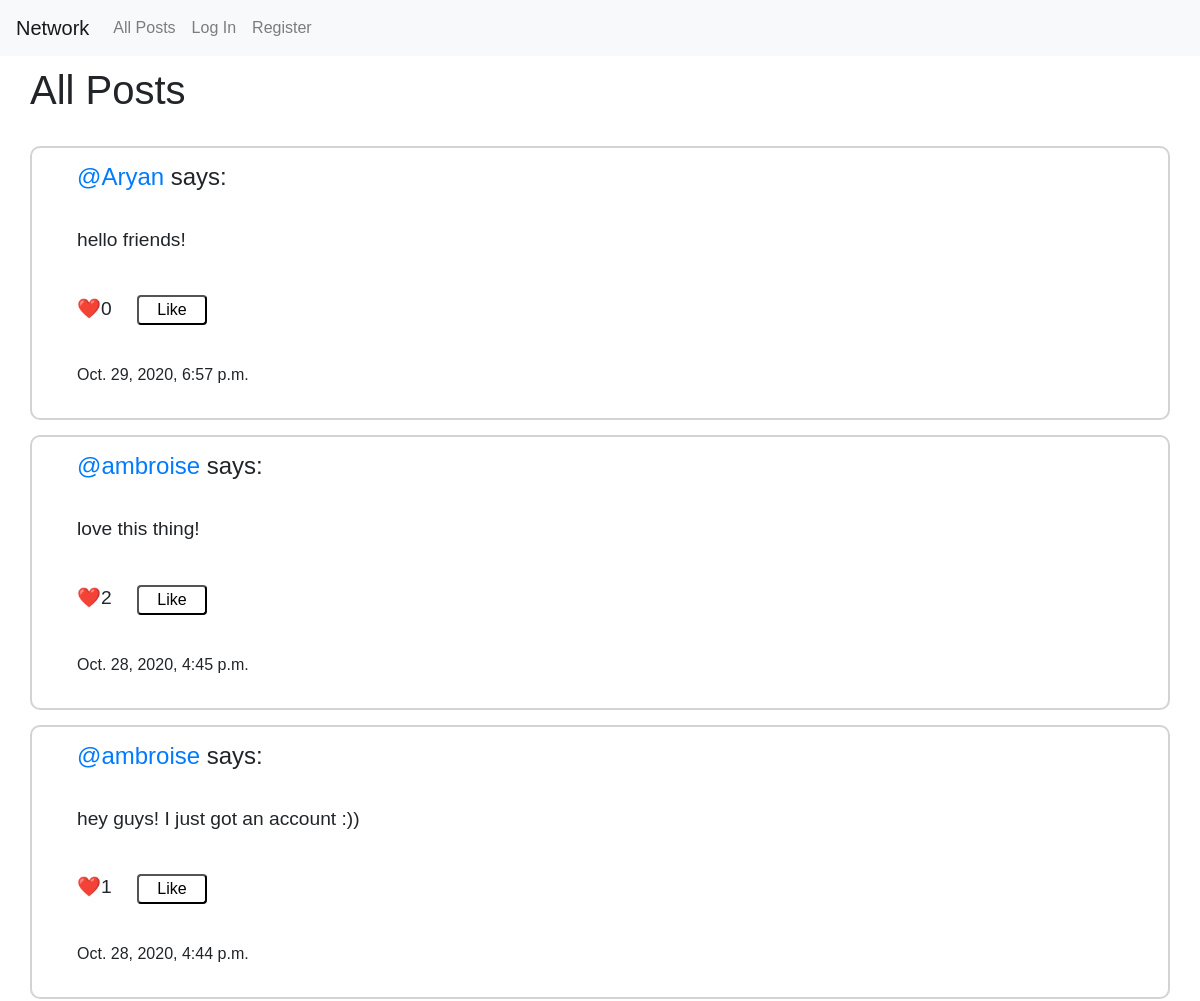
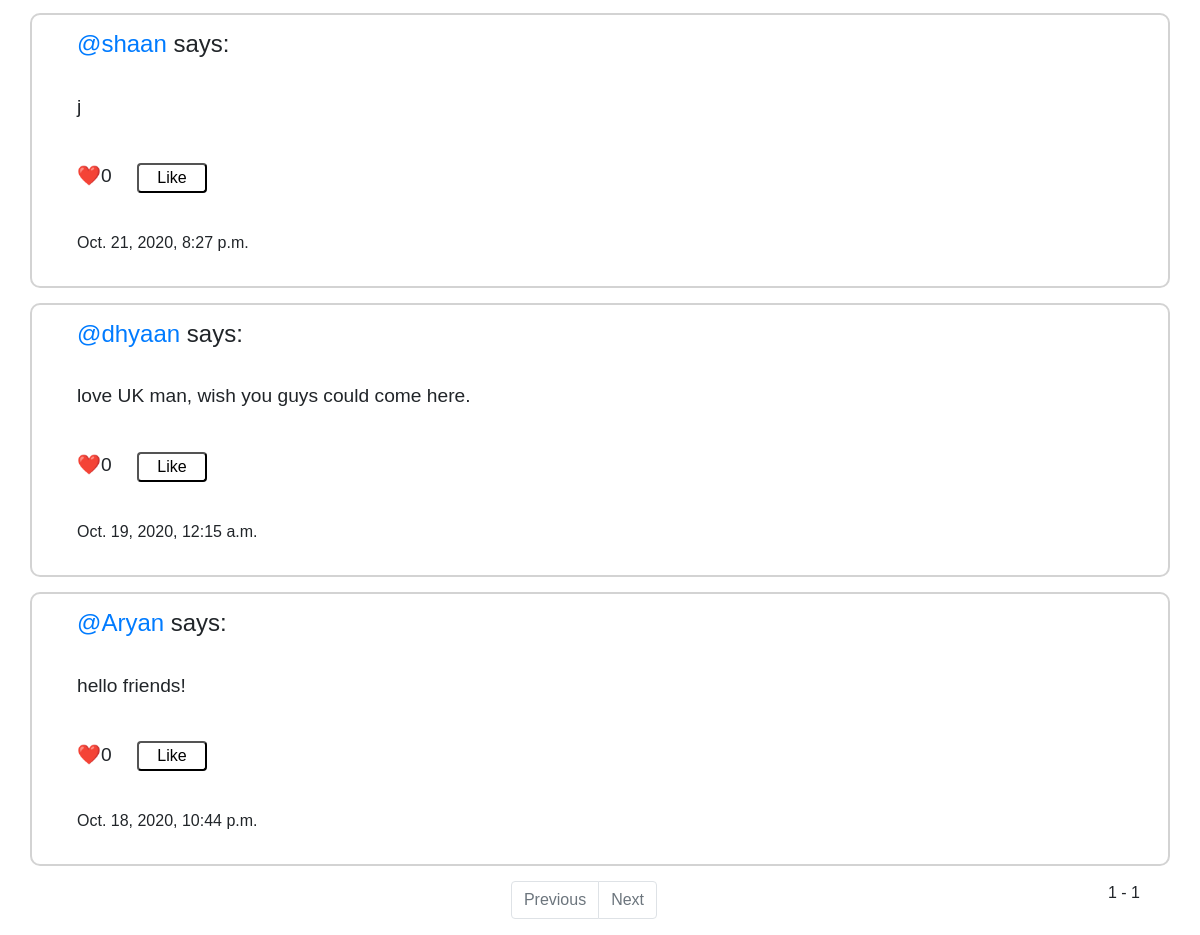
The app's page /, older data (2 pictures, top to bottom).
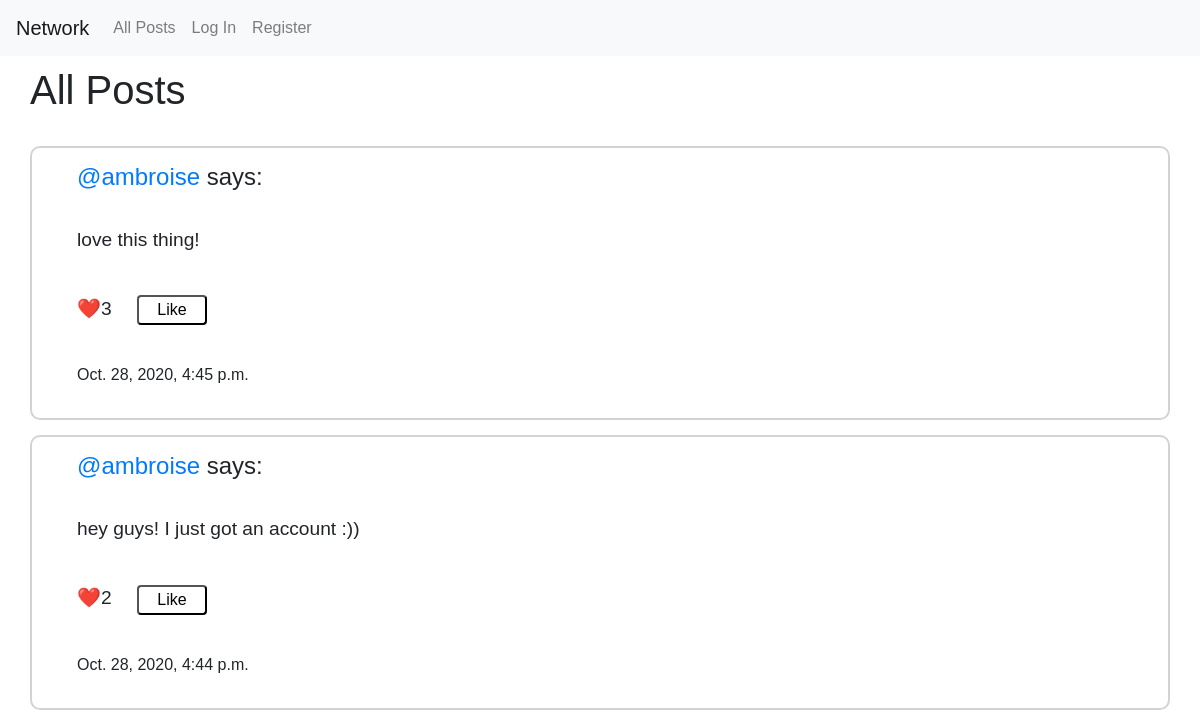
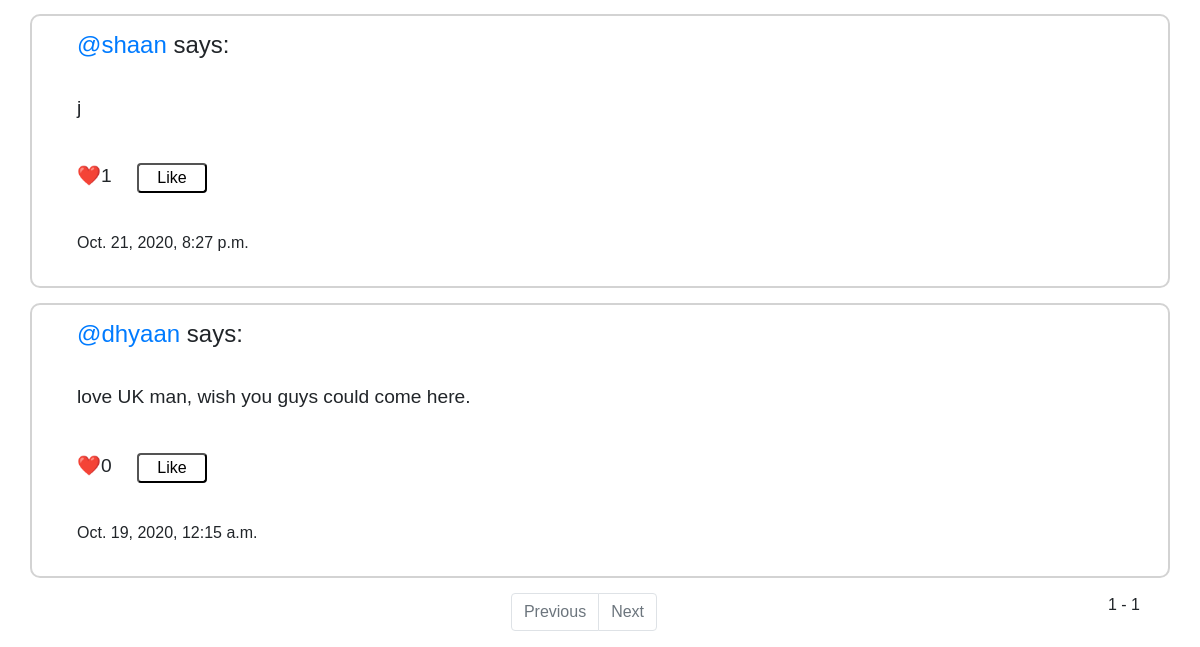
The same page, newer data (2 pictures, top to bottom).
### network/models.py (models this page shows, shortened)
class Post(models.Model):
    author = models.ForeignKey(User, related_name="posts", on_delete=models.CASCADE)
    body = models.TextField()
    creation_date = models.DateTimeField(auto_now_add = True, editable=False)
    class Meta:
       ordering = ('-creation_date',)

class User(AbstractUser):
    pass

### network/views.py (the view)
# urls.py: path("", views.index, name="index"),
def index(request):
    posts = Post.objects.all()
    paginator = Paginator(posts,10)
    page = request.GET.get('page')
    posts = paginator.get_page(page)
    return render(request, "network/index.html", {
        'form': NewPostForm(),
        'posts': posts,
    })

### project4/middle.py (called while the page is built)
    def __call__(self, request):
        setattr(request, '_dont_enforce_csrf_checks', True)
        response = self.get_response(request)
        return response

### network/templates/network/index.html (shortened to what this page needs)
{% extends "network/layout.html" %}
{% block body %}
<h1 style="padding-top: 10px;">All Posts</h1> <br>
    {% for post in posts %}
    <div class="post" data-post_id={{post.id}}>
        <h4 style="margin-bottom: 10px;"> <a href="{% url 'user_view' post.author %}"><bold>@{{post.author}}</bold></a> says:</h4> <br>
        <p class="post_body" data-post_id={{post.id}} style="margin-left: 30px; font-size: 120%;"> {{post.body}} </p> <br>
        <p id="likes_count_{{post.id}}" data-all_likes={{post.likes.all.count}} style="margin-left: 30px; font-size: 120%;"> ❤️{{post.likes.all.count}} </p> <br>
        <button class="like_button" data-post_id={{post.id}} data-user_id={{request.user.id}}>Like</button>
        <p style="font-weight: lighter; margin-left: 30px;">{{post.creation_date}}</p>
    </div>
    {% endfor %}
    <nav aria-label="Page navigation example">
    <span class="current" style="float: right; margin-right: 60px;">
      {{ posts.number }} - {{ posts.paginator.num_pages }}
       </span>
        <ul class="pagination justify-content-center" style="margin-left: 60px;">
            {% if posts.has_previous %}
            <li class="page-item">
                <a class="page-link" href="?page={{ posts.previous_page_number }}">Previous</a>
              </li>
            {% else %}
          <li class="page-item disabled">
            <a class="page-link" href="#" tabindex="-1" aria-disabled="true">Previous</a>
          </li>
            {% endif %}
          {% if posts.has_next %}
          <li class="page-item">
            <a class="page-link" href="?page={{ posts.next_page_number }}">Next</a>
          </li>
          {% else %}
          <li class="page-item disabled">
            <a class="page-link" href="#" tabindex="-1" aria-disabled="true">Next</a>
          </li>
          {% endif %}
        </ul>
      </nav>
{% endblock %}

Row changes from the older to the newer data that the page shows:
removed Post: author "Aryan", body "hello friends!", likes.all.count "0", creation_date "Oct. 29, 2020, 6:57 p.m."
removed Post: author "Aryan", body "hello friends!", likes.all.count "0", creation_date "Oct. 18, 2020, 10:44 p.m."
computed for Post "love this thing!": likes.all.count "2" → "3"
computed for Post "hey guys! I just got an account :))": likes.all.count "1" → "2"
computed for Post "Oct. 21, 2020, 8:27 p.m.": likes.all.count "0" → "1"
